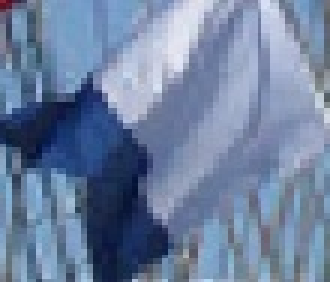
#> input picture final-dataset/imbalanced_flags/A/A_13.jpg, 110 x 94 px, found by its file name (shown 3 times larger); its folder holds only this picture in this run
$ jupyter execute smote.ipynb
#> lines starting #> are read from the running program, lines starting #| are printed output that depends on the picture
# <b>SMOTE for image generation/balancing dataset ~ SMOTE: INPUT <b style="color:red">128x128</b></b>

[cell 1]
import os
import shutil
import numpy as np
from PIL import Image
from imblearn.over_sampling import SMOTE
from sklearn.preprocessing import LabelEncoder

class ImageSMOTE:
    def __init__(self) -> None:
        self.label_encoder = LabelEncoder()

    """
    Fitting/loading the images and preprocessing to flatten vectors for SMOTE.
    """
    def fit(self, path_to_input_image_folder: str, width_of_image: int, height_of_image: int, debug: bool = False):
#> called with path_to_input_image_folder = './final-dataset/imbalanced_flags/', width_of_image = 128, height_of_image = 128, debug = True
        self.width_of_image = width_of_image
        self.height_of_image = height_of_image
        self.max_map = ()
        self.unbalanced_maps = {}
        max_number_of_images = -1
        for directory_name in os.listdir(path_to_input_image_folder):
            path = f"{path_to_input_image_folder}/{directory_name}"
            if os.path.isdir(path):
                images = []
                labels = []
                for file_name in os.listdir(path):
                    try:
                        image = Image.open(f"{path}/{file_name}")
#> image is the input picture: PIL image 110x94 RGB; mean R, G, B 110.1, 129, 160
                        image = image.resize((self.width_of_image, self.height_of_image))
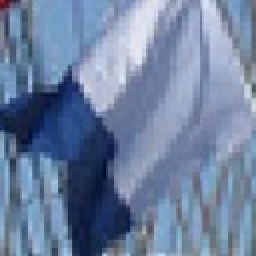
#> image: PIL image 128x128 RGB (shown 2 times larger); mean R, G, B 110.1, 129, 160
                        if image.mode != "RGB":
                            image = image.convert("RGB")  # Ensure all images are in RGB mode
                        image_array = np.array(image).flatten()
                        images.append(image_array)
                        labels.append(directory_name)  # Use directory name as label
                    except Exception as e:
                        print(f"Error processing {file_name}: {e}")
                number_of_images = len(images)
#> number_of_images = 1
                if debug:
                    print(f"Class: {directory_name}, Number of images: {number_of_images}")
#| Class: A, Number of images: 1
                if number_of_images > max_number_of_images:
                    max_number_of_images = number_of_images
#> max_number_of_images = 1
                    self.max_map = (directory_name, len(images), images, labels)
                self.unbalanced_maps[directory_name] = (directory_name, len(images), images, labels)
#> pass 2 of the loop in fit, `for directory_name in os.listdir(path_to_input_image_folder):`:
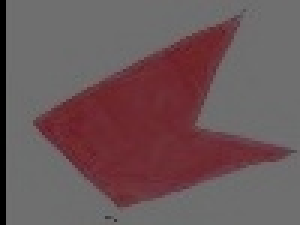
#> input picture final-dataset/imbalanced_flags/B/B_182.jpg, 100 x 75 px, found by its file name (shown 3 times larger)
#> in fit, image is the input picture: PIL image 100x75 RGB; mean R, G, B 107.6, 86.3, 88.7
#> in fit, `image = image.resize((self.width_of_image, self.height_of_image))`:
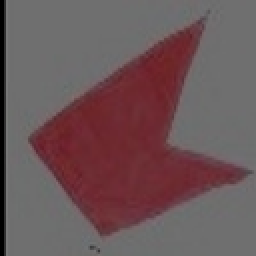
#> image: PIL image 128x128 RGB (shown 2 times larger); mean R, G, B 107.7, 86.3, 88.8
#| Class: B, Number of images: 1
        if debug:
            print(f"Largest class: {self.max_map[0]}, Number of images: {self.max_map[1]}")
#| Largest class: A, Number of images: 1

    """
    Balancing the dataset.
    """
    def balance(self, path_to_output_image_folder: str, debug: bool = False):
#> called with path_to_output_image_folder = './final-dataset/balanced_flags/', debug = True
        max_images = np.array(self.max_map[2])
        max_labels = self.max_map[3]
#> max_labels = ['A']

        for key in self.unbalanced_maps:
            if key != self.max_map[0]:
                current_images = np.array(self.unbalanced_maps[key][2])
                current_labels = self.unbalanced_maps[key][3]
                images = np.vstack([max_images, current_images])
                labels = max_labels + current_labels

                if debug:
                    print(f"Balancing class: {key}")
                    print(f"Images shape: {images.shape}, len of labels: {len(labels)}")

                labels_encoded = self.label_encoder.fit_transform(labels)
                smote = SMOTE(sampling_strategy="auto", random_state=42)
                images_resampled, labels_resampled = smote.fit_resample(images, labels_encoded)

                if debug:
                    print(f"Resampled images shape: {images_resampled.shape}")
                    print(f"Resampled labels length: {len(labels_resampled)}")

                class_counter = {}
                for i, img_array in enumerate(images_resampled):
                    img = Image.fromarray(img_array.reshape(self.width_of_image, self.height_of_image, 3).astype(np.uint8))
                    label = self.label_encoder.inverse_transform([labels_resampled[i]])[0]
                    class_output_path = f"{path_to_output_image_folder}/{label}"
                    if not os.path.exists(class_output_path):
                        os.makedirs(class_output_path)
                    if label not in class_counter:
                        class_counter[label] = 1
                    else:
                        class_counter[label] += 1
                    image_index = str(class_counter[label]).zfill(2)
                    img.save(f"{class_output_path}/{label}_{image_index}.png")
#> this loop made 2 passes
#> (key, current_labels, labels, labels_encoded) on pass 2: ('B', ['B'], ['A', 'B'], [0, 1])
#| Balancing class: B
#| Images shape: (2, 49152), len of labels: 2

# Configuration
path_to_input_image_folder = "./final-dataset/imbalanced_flags/"
path_to_output_image_folder = "./final-dataset/balanced_flags/"
width_of_image = 128
height_of_image = 128
debug = True

# Run the ImageSMOTE pipeline
image_smote = ImageSMOTE()
image_smote.fit(path_to_input_image_folder=path_to_input_image_folder, width_of_image=width_of_image, height_of_image=height_of_image, debug=debug)
image_smote.balance(path_to_output_image_folder=path_to_output_image_folder, debug=debug)
#> (the call stopped at in balance, `smote = SMOTE(sampling_strategy="auto", random_state=42)`: imblearn is not available in this run)
